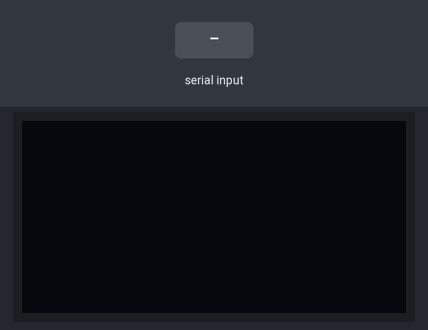
Bench run of a sketch on a simulated Arduino Uno, built with avr-gcc and run on an emulated ATmega328P. Parts: 128×64 one-colour display. Inputs (shaded band) come from the test bench.

Above: at 1.3 s.
1.4 s: "#set:" received over Serial
At 2.8 s:
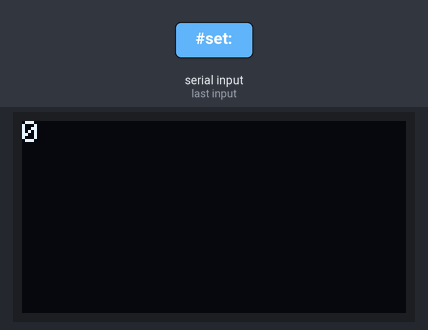
3.9 s: "90,45\n" received over Serial
At 6.0 s:
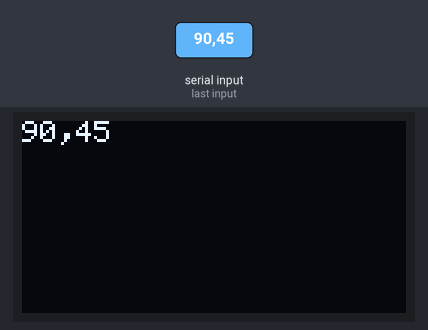
6.4 s: "#set:90\n" received over Serial
At 7.9 s:
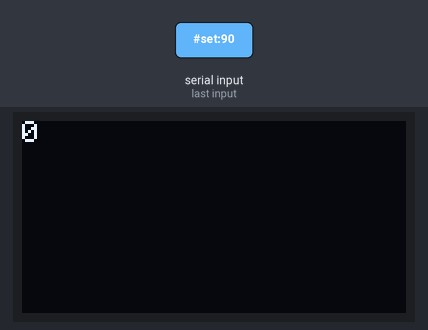
Timing chart, 0 to 9.4 s (numbered marks = the images above; inputs shaded):
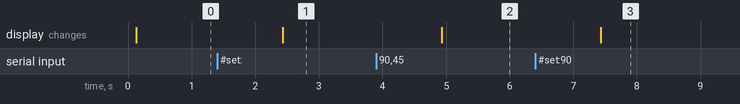

Measured:
- after the input at 1.4 s, the display: changes after 1.0 s (image 1)
- after the input at 3.9 s, the display: changes after 1.0 s (image 2)
- after the input at 6.4 s, the display: changes after 1.0 s (image 3)

The sketch:

Serial_to_OLED.ino
```cpp
#include <SPI.h>
#include <Wire.h>
#include <Adafruit_GFX.h>
#include <Adafruit_SSD1306.h>

#include <Fonts/FreeMono9pt7b.h>

Adafruit_SSD1306 display(128, 64);

String incomingString="";

void setup()
{
    delay(100);
    display.begin(SSD1306_SWITCHCAPVCC, 0x3C);
    display.clearDisplay();
    display.setTextColor(WHITE);
    display.dim(0);
    Serial.begin(9600);
}

void loop()
{
    display.clearDisplay();
    display.setTextColor(WHITE, BLACK);
    display.setTextSize(1);
    display.setCursor(0,0);

    int fanSpeed[] = {0,0,0,0,0,0};

    if( Serial.available( ) ){
        incomingString = Serial.readString( );
        if(!incomingString.startsWith("#set:"))
            {display.println(incomingString);
            display.display();}
        else {
          String temp = "";
            for(int i=5,j=0; i<incomingString.length();i++)
            {
                if(incomingString.charAt(i)!=',')
                {
                    temp += incomingString.charAt(i);
                }
                else{ fanSpeed[j] = temp.toInt();
                temp = "";j++;
 }


            }
            display.println(fanSpeed[0]);
            display.display();

        }
    }
}
```
